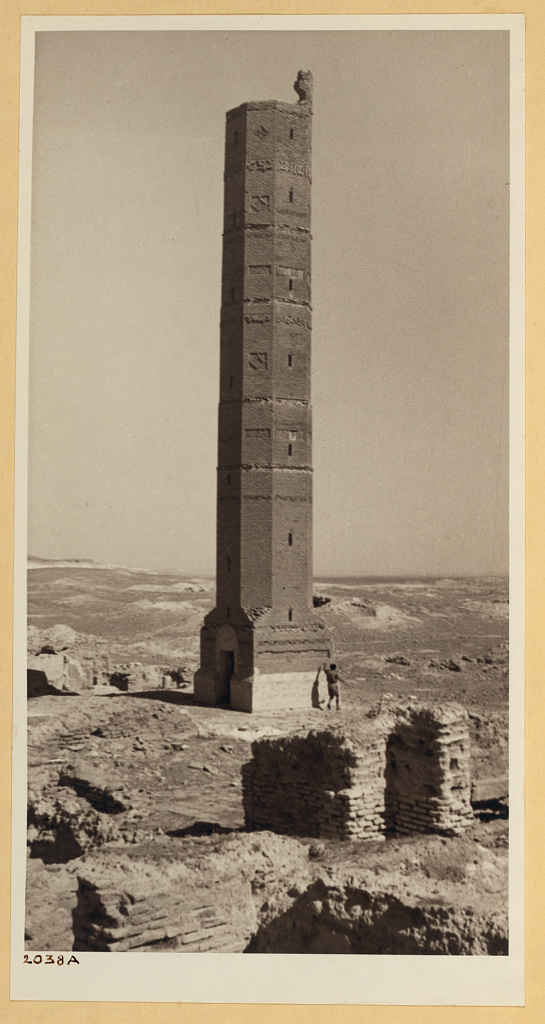
#> input picture assets/rostros/rostro_01.jpg, 545 x 1024 px
$ python -i gen_identidad.py   (imports and definitions only)
#> lines starting #> are read from the running program, lines starting #| are printed output that depends on the picture
#!/usr/bin/env python3
"""Genera avatar (800x800) y banner (2048x1152) del canal, estilo cartel vintage."""
import random
from pathlib import Path

from PIL import Image, ImageDraw, ImageFilter, ImageFont

ROOT = Path(__file__).resolve().parent.parent
FONTS = ROOT / "assets" / "fonts"
OUT = ROOT / "assets" / "branding"
# [1 line not run here, left out]

# Paleta vintage cálida (alto contraste de luminancia, apta para 50+)
CREMA = (243, 233, 215)
SEPIA_OSCURO = (46, 32, 22)
CAFE = (78, 54, 36)
AMBAR = (196, 138, 62)


def font(name, size):
    return ImageFont.truetype(str(FONTS / name), size)


def grain(img, amount=8):
    noise = Image.effect_noise(img.size, amount).convert("L")
    return Image.composite(img, img.point(lambda p: max(0, p - 12)), noise.point(lambda p: 255 if p > 120 else 0))


def center_text(draw, xy, text, fnt, fill, anchor="mm", tracking=0):
    draw.text(xy, text, font=fnt, fill=fill, anchor=anchor)


def radial_vignette(img, strength=0.55):
    w, h = img.size
    mask = Image.new("L", (w, h), 0)
    d = ImageDraw.Draw(mask)
    d.ellipse([-w * 0.25, -h * 0.25, w * 1.25, h * 1.25], fill=int(255 * (1 - strength)))
    mask = mask.filter(ImageFilter.GaussianBlur(w // 6))
    dark = Image.new("RGB", (w, h), SEPIA_OSCURO)
    return Image.composite(img, dark, mask.point(lambda p: 255 - p))


# ============ AVATAR 800x800 ============
av = Image.new("RGB", (800, 800), SEPIA_OSCURO)
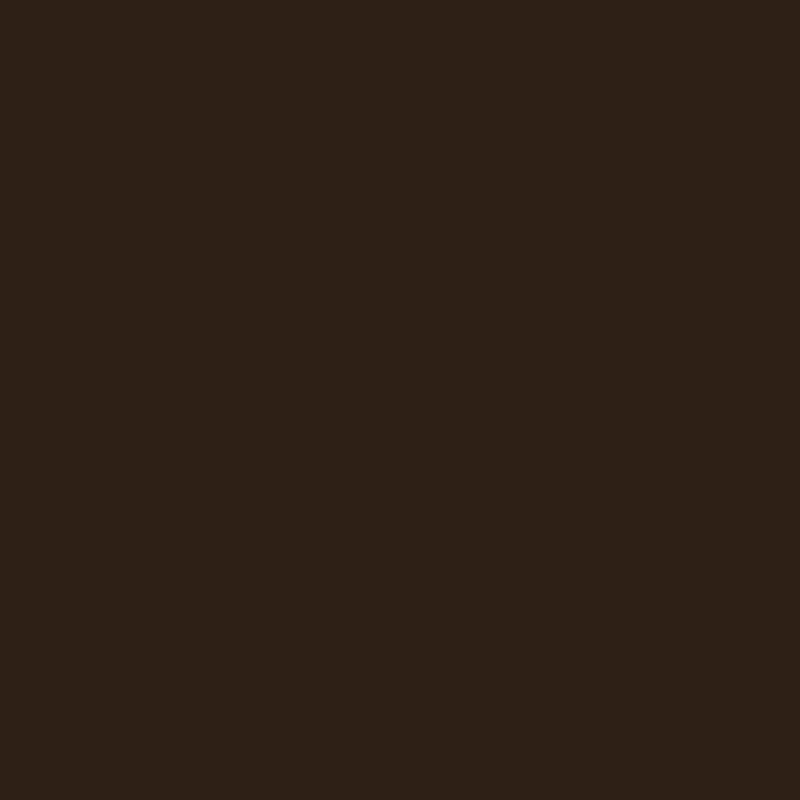
#> av: PIL image 800x800 RGB; mean R, G, B 46, 32, 22
d = ImageDraw.Draw(av)
# anillos concéntricos
# [6 lines not run here, left out]
# texto
f_big = font("PlayfairDisplay-Bold.ttf", 118)
f_small = font("LibreCaslon-Regular.ttf", 54)
# [2 lines not run here, left out]
av = grain(av)
#> in grain, `noise = Image.effect_noise(img.size, amount).convert("L")`:
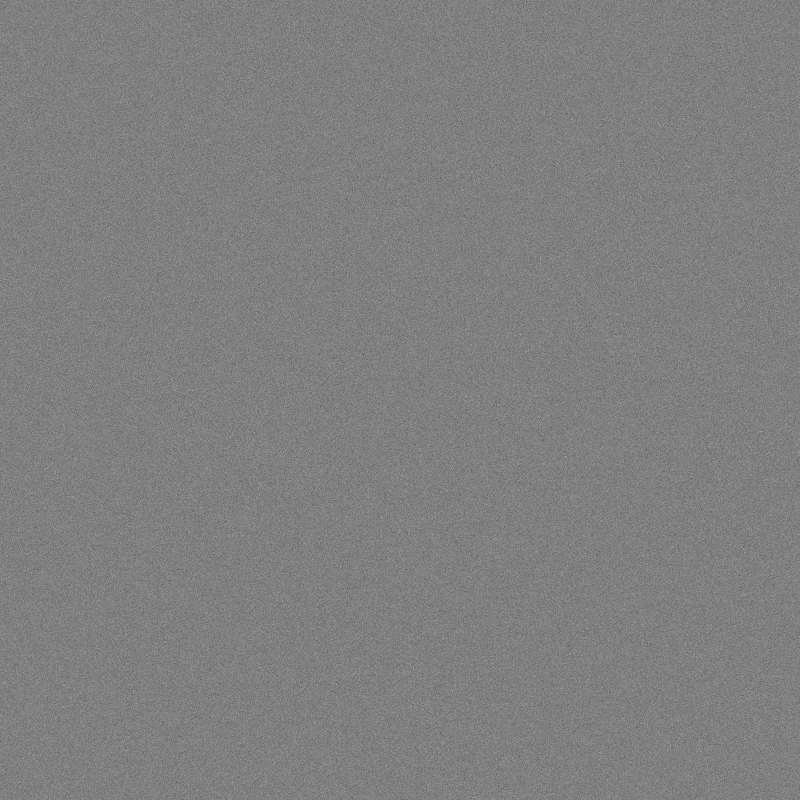
#> noise: PIL image 800x800 L; min 91, max 165, mean 127.5
# [1 line not run here, left out]

# ============ BANNER 2048x1152 ============
bn = Image.new("RGB", (2048, 1152), SEPIA_OSCURO)
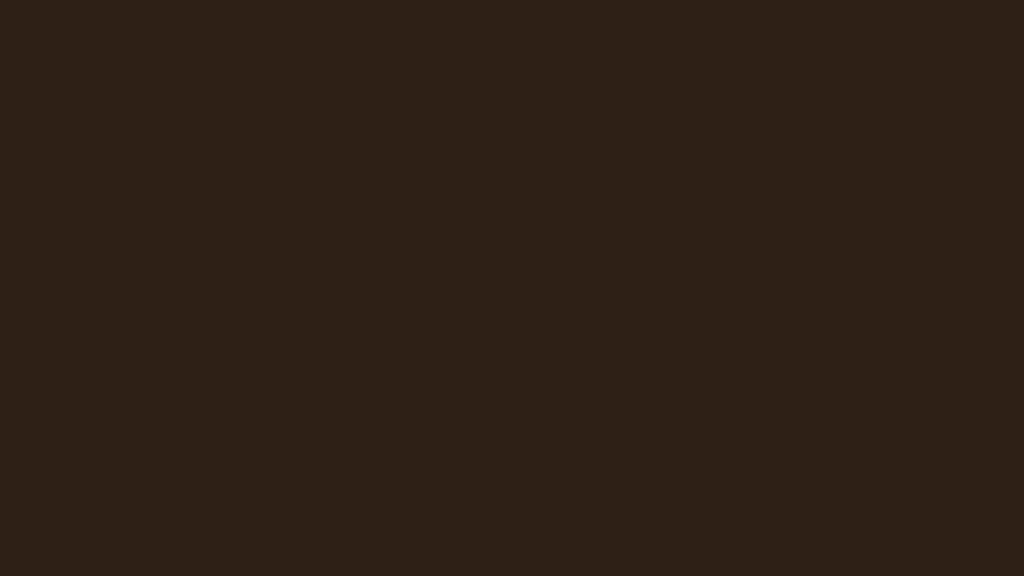
#> bn: PIL image 2048x1152 RGB (shown at 1/2 size); mean R, G, B 46, 32, 22
d = ImageDraw.Draw(bn)
# gradiente vertical sutil
# [4 lines not run here, left out]
d = ImageDraw.Draw(bn)

# ZONA SEGURA: centro 1235x338 → caja (406,407)-(1641,745). TODO el texto va ahí.
cx, cy = 1024, 576
# ornamentos horizontales
# [2 lines not run here, left out]
f_top = font("OswaldVariable.ttf", 40)
# [1 line not run here, left out]
# título principal
f_title = font("PlayfairDisplay-Bold.ttf", 150)
# [1 line not run here, left out]
# subtítulo
f_sub = font("LibreCaslon-Regular.ttf", 46)
# [3 lines not run here, left out]

bn = radial_vignette(bn, strength=0.5)
#> in radial_vignette, `mask = Image.new("L", (w, h), 0)`: mask: PIL image 2048x1152 L; every value is 0
#> in radial_vignette, `mask = mask.filter(ImageFilter.GaussianBlur(w // 6))`: mask: PIL image 2048x1152 L; every value is 127
bn = grain(bn)
#> call 2 of grain, with amount = 8
#> in grain (call 2), `noise = Image.effect_noise(img.size, amount).convert("L")`:
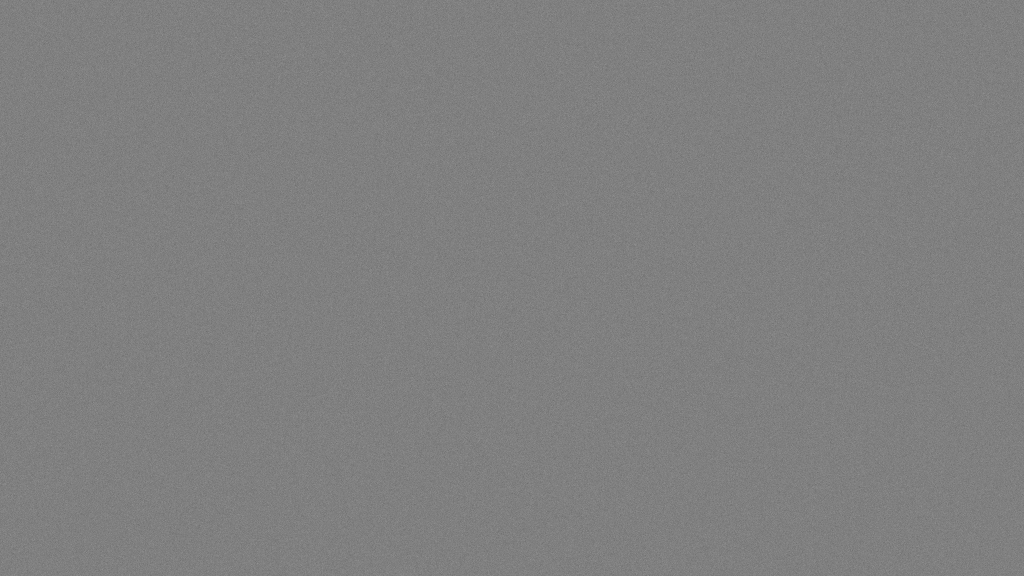
#> noise: PIL image 2048x1152 L (shown at 1/2 size); min 85, max 165, mean 127.5
# [2 lines not run here, left out]

>>> from PIL import Image
>>> picture = Image.open('rostros/rostro_01.jpg')
#> picture is the input picture: PIL image 545x1024 RGB; mean R, G, B 166.5, 150.8, 127.8
>>> result = grain(picture)
#> call 3 of grain, with amount = 8
#> in grain (call 3), `noise = Image.effect_noise(img.size, amount).convert("L")`:
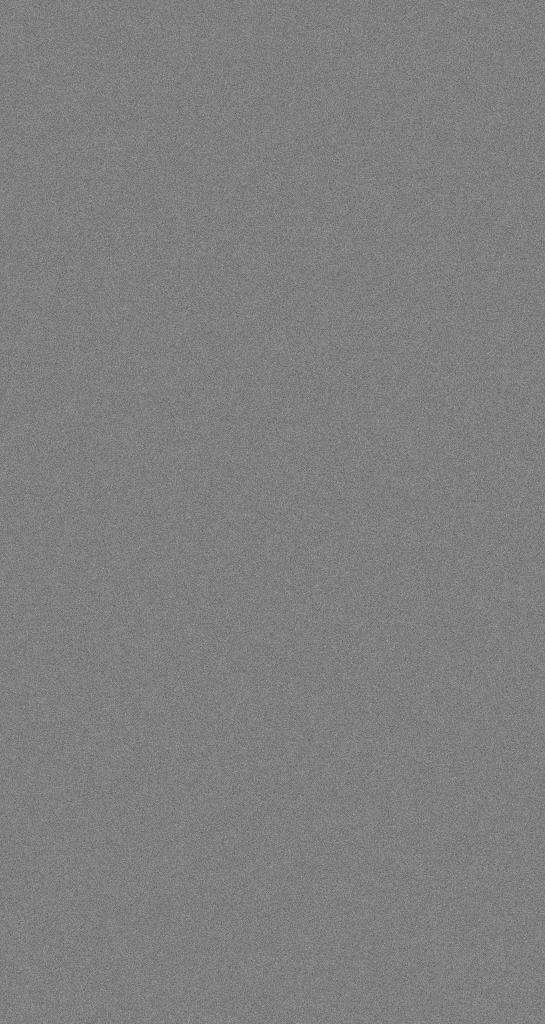
#> noise: PIL image 545x1024 L; min 89, max 165, mean 127.5
